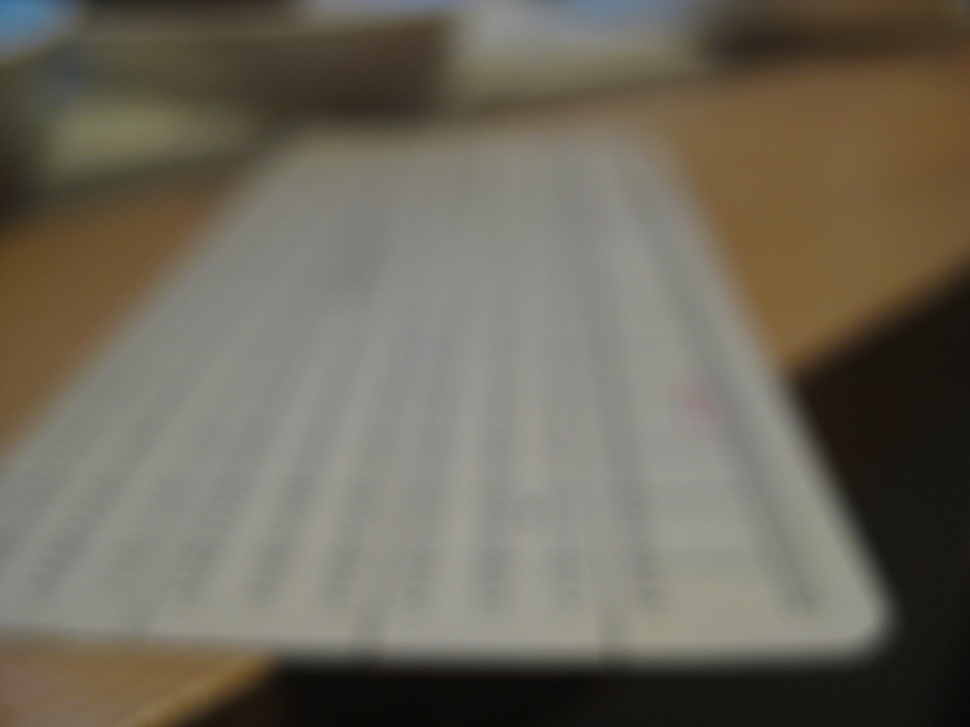
%> input picture bilder/IMG_4584.JPG, 970 x 727 px, shrunk from 3264 x 2448 before the run; its folder holds only this picture in this run
$ octave --eval "result = load_images;"   (GNU Octave 9; MATLAB toolbox functions it lacks are replaced by stand-ins)
%> lines starting %> are read from the running program, lines starting %| are printed output that depends on the picture
function [images, N] = load_images()

%files = dir('images/*.jpg');
files = dir('bilder/*.JPG');
N = length(files);
%[row, col, channels] = size(imread(['images/' files(1).name]));
[row, col, channels] = size(imread(['bilder/' files(1).name]));
%> row = 727; col = 970; channels = 3
images = zeros( row, col, N );
%> images: size 727x970 double; every value is 0

for i = 1:N
    %name = ['images/' files(i).name ];
    name = ['bilder/' files(i).name ];

    I = double(imread(name))/255;
    if channels > 1
        images(:,:,i) = rgb2gray(I);
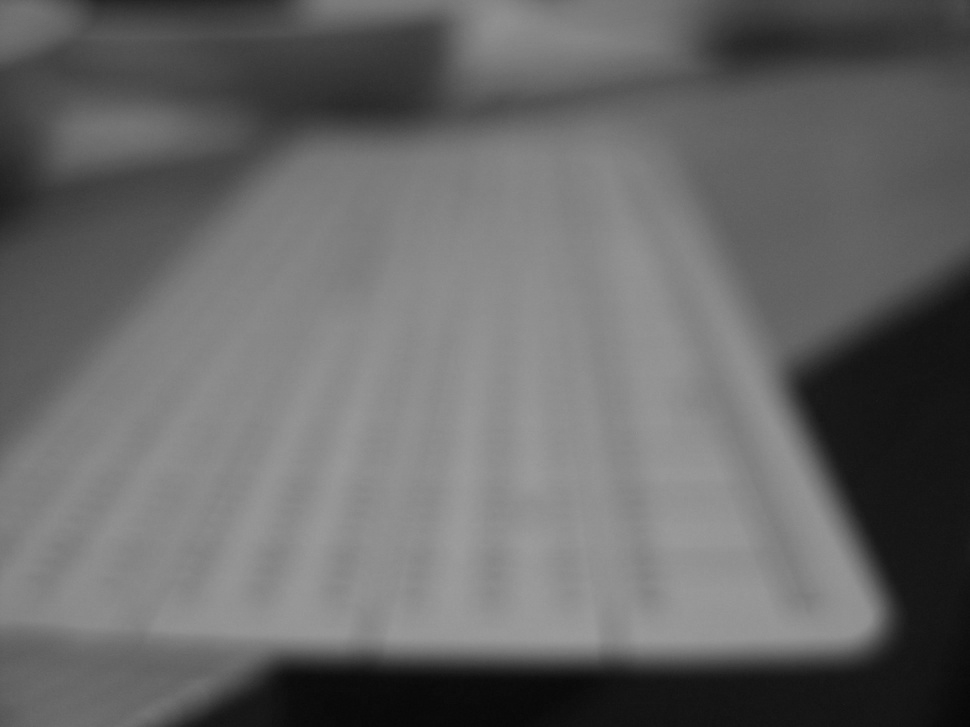
%> images: size 727x970 double; min 0.0266, max 0.619, mean 0.408
    else
        images(:,:,i) = I;
    end

    disp(strcat('Loading Image Number ', num2str(i), '/', num2str(N)));
end
end
